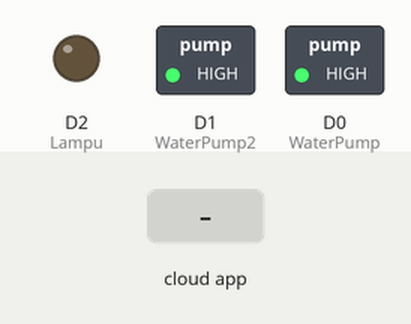
Simulated run of this sketch. Board: ESP8266 (NodeMCU). On the bench: switched loads named in the sketch (green lamp = pin HIGH), output pins drawn as LEDs (lit = HIGH). The inputs (shaded band) are chosen by the test bench. What the sketch prints to the serial monitor is not drawn.

Above: at 1.2 s.
1.3 s: the phone or cloud app sets Lampu to 1
At 2.5 s:
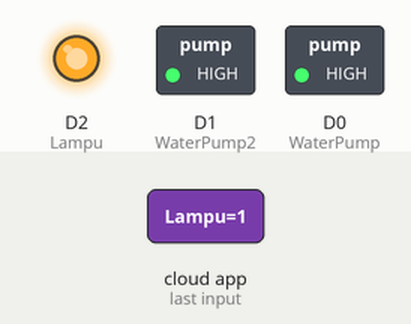
2.8 s: the phone or cloud app sets Pompa.Air to 0
At 3.7 s:
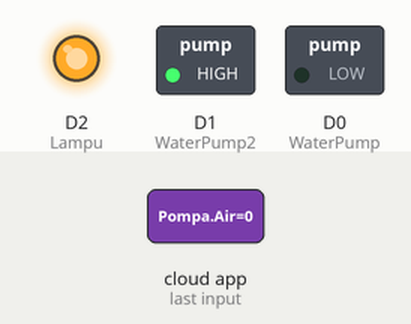
4.3 s: the phone or cloud app sets Watering to 0
At 4.6 s:
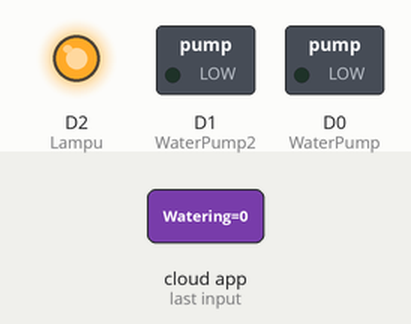
5.8 s: the phone or cloud app sets Lampu to 0
At 7.0 s:
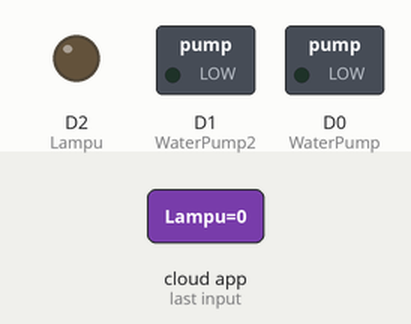
7.3 s: the phone or cloud app sets Pompa.Air to 1
At 8.2 s:
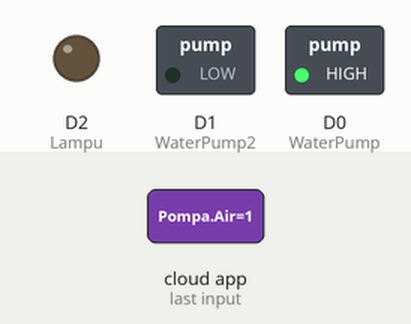
8.8 s: the phone or cloud app sets Lampu to 1
At 9.4 s:
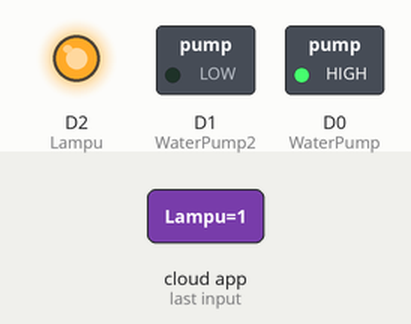
Timing chart, 0 to 11.3 s (numbered marks = the images above; inputs shaded):
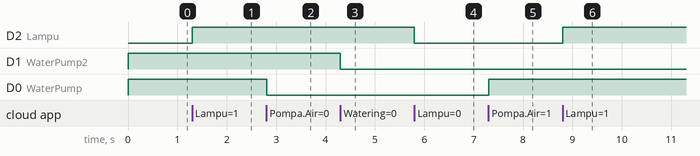

Measured:
- after the input at 1.3 s, D2 (Lampu): LOW → HIGH at once
- after the input at 2.8 s, D0 (WaterPump): HIGH → LOW at once
- after the input at 4.3 s, D1 (WaterPump2): HIGH → LOW at once
- after the input at 5.8 s, D2 (Lampu): HIGH → LOW at once
- after the input at 7.3 s, D0 (WaterPump): LOW → HIGH at once
- after the input at 8.8 s, D2 (Lampu): LOW → HIGH at once

The sketch:

sketch_jun2c.ino
```cpp
#include <ESP8266WiFi.h> //Library untuk konek ke Wi-Fi
#include <ThingerESP8266.h> //Library untuk terhubung ke Thinger
#include <NewPing.h> //Library untuk HC-SR04
#include <DHT.h> //Library untuk DHT

#define USERNAME "kevinalmer" //Username Thinger IO
#define DEVICE_ID "MCUNR" //Device ID Thinger IO
#define DEVICE_CREDENTIAL "hvrres+nGQndyAyS" //Device Credential Thinger IO
#define SSID "ya misikin" //SSID Wi-Fi
#define SSID_PASSWORD "dark angel" //Password Wi-Fi

#define TRIGGER_PIN D5 //Pin Trigger HC-SR04 pada NodeMCU
#define ECHO_PIN D6 //Pin Echo HC-SR04 pada NodeMCU
#define MAX_DISTANCE 250 //Maksimum Pembacaan Jarak (cm)

#define DHTPIN D4 //Pin DHT pada NodeMCU
#define DHTTYPE DHT11 //Jenis DHT yang digunakan
#define pinYL A0 //pin Analog YL-69
#define WaterPump D0 //Pin Relay 1
#define WaterPump2 D1 //Pin Relay 2
#define Lampu D2 //Pin LED

ThingerESP8266 thing(USERNAME, DEVICE_ID, DEVICE_CREDENTIAL); //Aktifkan Fungsi Thinger IO
NewPing sonar(TRIGGER_PIN, ECHO_PIN, MAX_DISTANCE); //Aktifkan Fungsi HCSR-04
DHT dht(DHTPIN, DHTTYPE); //Aktifkan Fungsi DHT

int outputValue; //Variabel untuk Output YL-69

void setup() {

  Serial.begin(9600);

  // put your setup code here, to run once:
  pinMode(Lampu, OUTPUT); //Set LED sebagai Output
  pinMode(WaterPump, OUTPUT); //Set Relay 1 sebagai Output
  pinMode(WaterPump2, OUTPUT); //Set Relay 2 sebagai Output
  digitalWrite(Lampu, LOW); //Set nilai LED = 0
  digitalWrite(WaterPump, HIGH); //Set nilai Relay 1 = 1
  digitalWrite(WaterPump2, HIGH); //Set nilai Relay 2 = 1
  dht.begin(); //Memulai fungsi DHT
  thing.add_wifi(SSID, SSID_PASSWORD); //Mencoba terhubung ke Wi- Fi dan Thinger IO

  //Fungsi untuk Kontrol Lampu dengan Topik Lampu
  thing["Lampu"] << [](pson& in){
    if(in.is_empty()){
    in = (bool) digitalRead(Lampu);
  }
  else{
    digitalWrite(Lampu, in ? HIGH : LOW);
  }
};

//Fungsi untuk Kontrol Relay 1 dengan Topik Pompa Air
thing["Pompa Air"] << [](pson& in){
  if(in.is_empty()){
    in = (bool) digitalRead(WaterPump);
  }
  else{
    digitalWrite(WaterPump, in ? HIGH : LOW);
  }
};

//Fungsi untuk Kontrol Relay 2 dengan Topik Watering
thing["Watering"] << [](pson& in){
  if(in.is_empty()){
    in = (bool) digitalRead(WaterPump2);
  }
  else{
    digitalWrite(WaterPump2, in ? HIGH : LOW);
  }
};

//Mengirim Pembacaan Sensor DHT 11 ke Thinger IO
thing["DHT11"] >> [](pson& out){
  out["Humidity"] = dht.readHumidity();
  out["Suhu"] = dht.readTemperature();
};

//Mengirim Pembacaan Sensor HCSR-04 ke Thinger IO
thing["HCSR04"] >> [](pson& out){
  out["Jarak"] = sonar.ping_cm();
};

//Mengirim Pembacaan Sensor YL-69 ke Thinger IO
thing["Soil_Moisture"] >> [](pson& out){
  outputValue = analogRead(pinYL);
  outputValue = map(outputValue, 1024, 250, 0, 100);
  out["Moisture"] = outputValue;
};

}

void loop() {
  Serial.print("Connect");
  //Menjalankan fungsi Thinger IO
  thing.handle();
}
```
